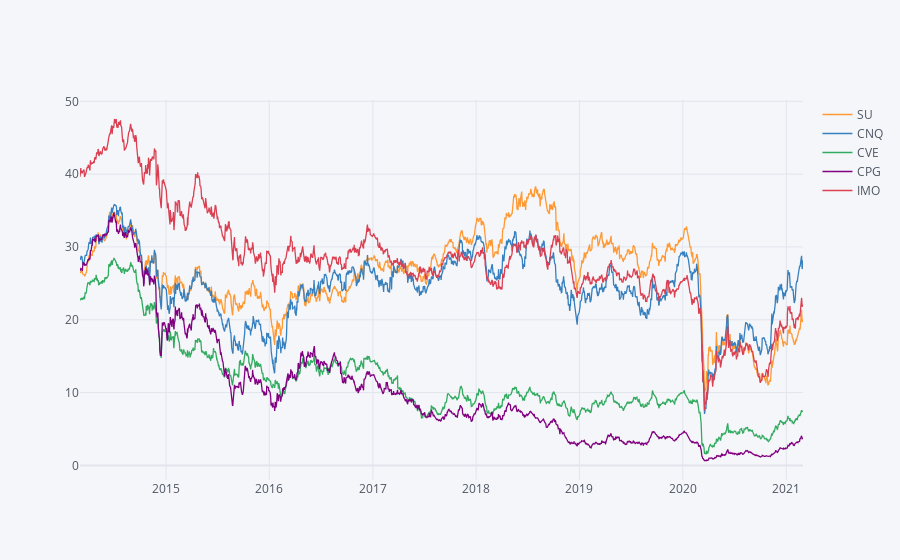

Source (notebook cell):
### Markdown cell above
## Visualizing stock prices vs. time using interactive data plotting(iplot). The significant price drop occured between mid 2014 and end of 2016. It directly correlates with overall oil price drop started in 2014.

### Code cell
cop.xs(key='Adj Close',axis=1,level='Stock').iplot()

### Figure 1 — Plotly figure (JSON) as saved in the notebook; plotly's stock layout.template omitted (floating-point values rounded to 4 significant figures; data arrays with more than 128 entries replaced by an {"elided": "..."} marker saying what was removed)
{"data": [{"line": {"color": "rgba(255, 153, 51, 1.0)", "dash": "solid", "shape": "linear", "width": 1.3}, "mode": "lines", "name": "SU", "text": "", "type": "scatter", "x": {"elided": "1762 str values"}, "y": {"elided": "1762 float values"}}, {"line": {"color": "rgba(55, 128, 191, 1.0)", "dash": "solid", "shape": "linear", "width": 1.3}, "mode": "lines", "name": "CNQ", "text": "", "type": "scatter", "x": {"elided": "1762 str values"}, "y": {"elided": "1762 float values"}}, {"line": {"color": "rgba(50, 171, 96, 1.0)", "dash": "solid", "shape": "linear", "width": 1.3}, "mode": "lines", "name": "CVE", "text": "", "type": "scatter", "x": {"elided": "1762 str values"}, "y": {"elided": "1762 float values"}}, {"line": {"color": "rgba(128, 0, 128, 1.0)", "dash": "solid", "shape": "linear", "width": 1.3}, "mode": "lines", "name": "CPG", "text": "", "type": "scatter", "x": {"elided": "1762 str values"}, "y": {"elided": "1762 float values"}}, {"line": {"color": "rgba(219, 64, 82, 1.0)", "dash": "solid", "shape": "linear", "width": 1.3}, "mode": "lines", "name": "IMO", "text": "", "type": "scatter", "x": {"elided": "1762 str values"}, "y": {"elided": "1762 float values"}}], "layout": {"legend": {"bgcolor": "#F5F6F9", "font": {"color": "#4D5663"}}, "paper_bgcolor": "#F5F6F9", "plot_bgcolor": "#F5F6F9", "title": {"font": {"color": "#4D5663"}}, "xaxis": {"gridcolor": "#E1E5ED", "showgrid": true, "tickfont": {"color": "#4D5663"}, "title": {"font": {"color": "#4D5663"}, "text": ""}, "zerolinecolor": "#E1E5ED"}, "yaxis": {"gridcolor": "#E1E5ED", "showgrid": true, "tickfont": {"color": "#4D5663"}, "title": {"font": {"color": "#4D5663"}, "text": ""}, "zerolinecolor": "#E1E5ED"}}}
